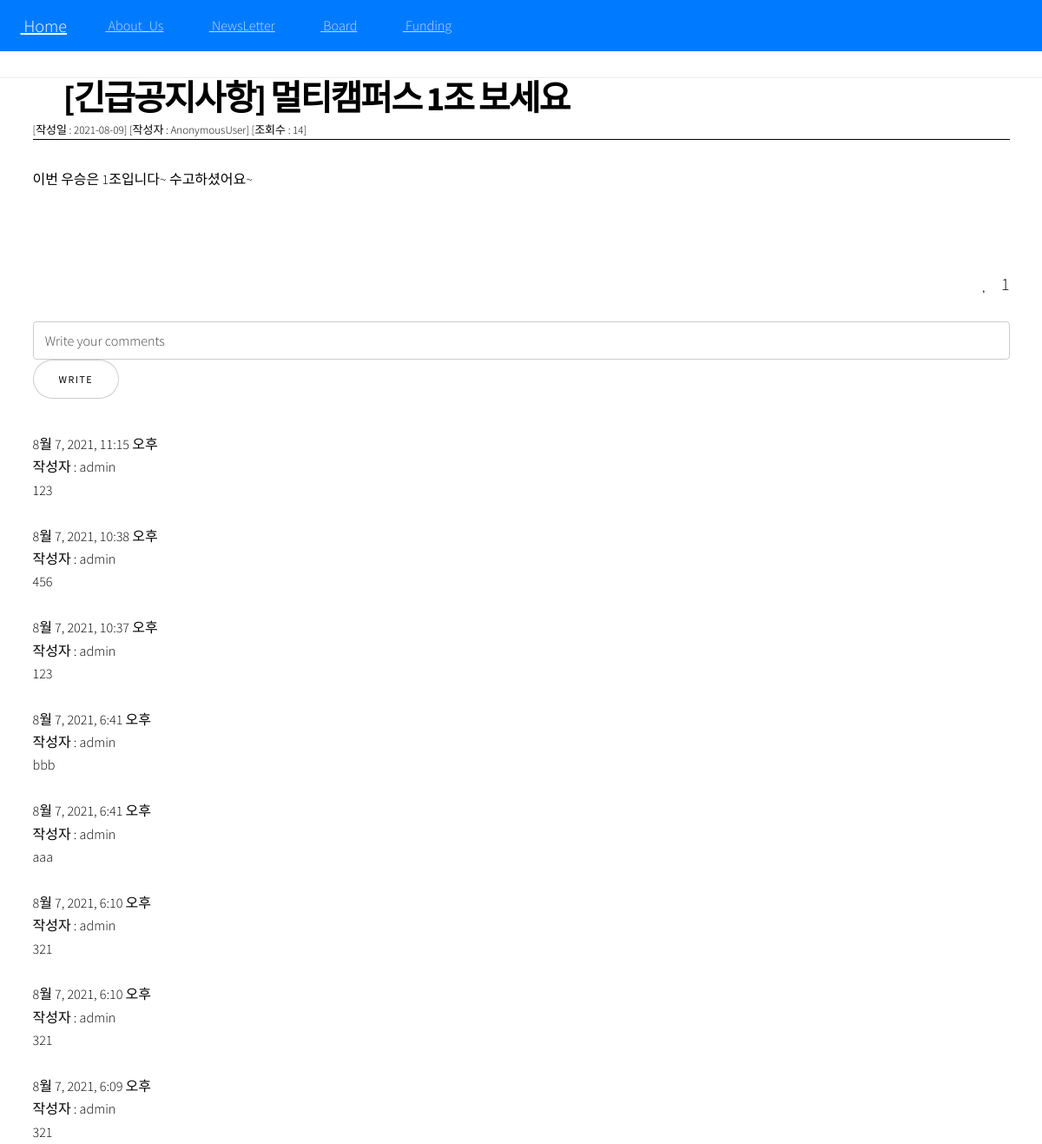
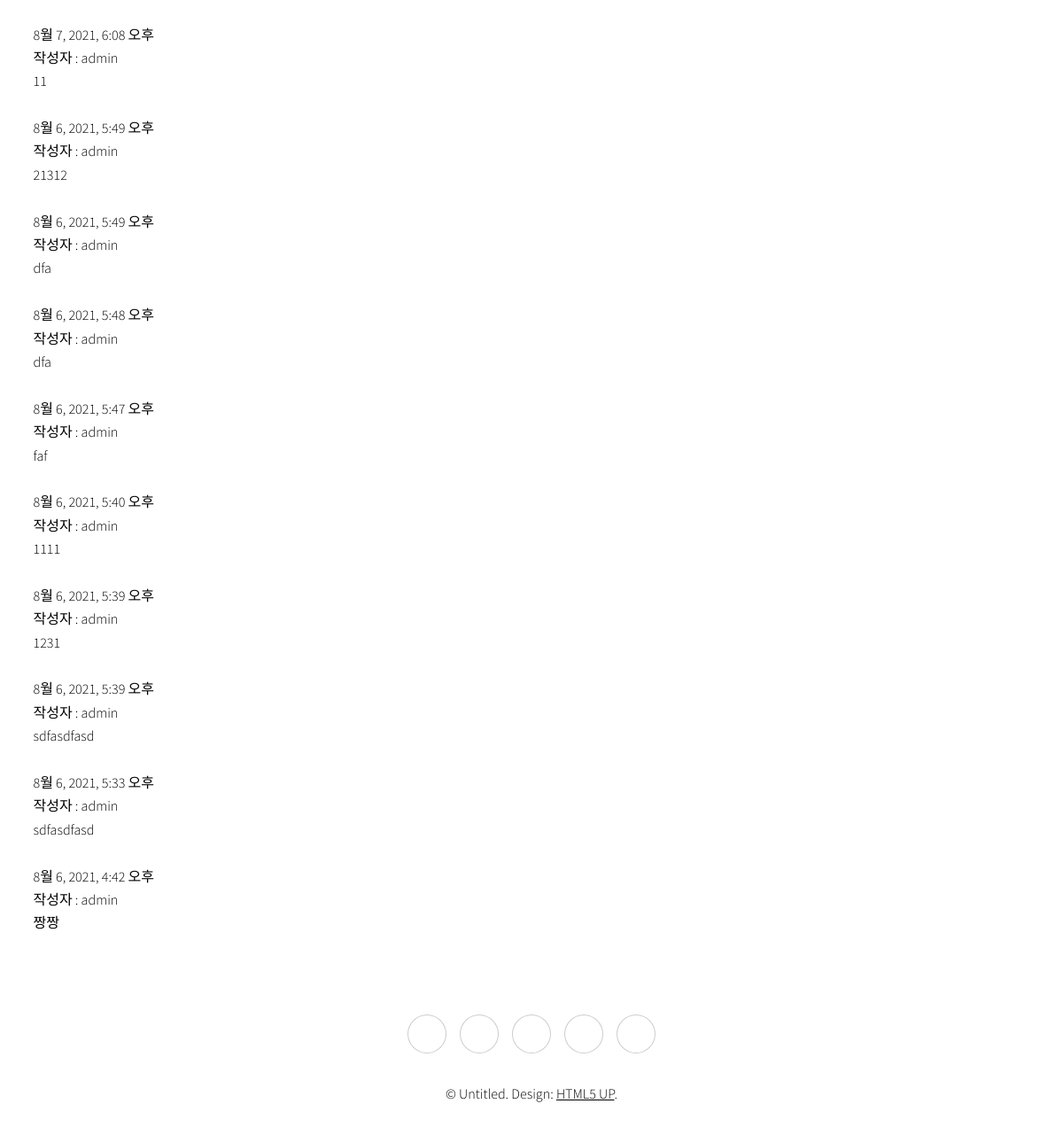
Screenshot of /board/13/ with the database file from the repository (2 pictures, top to bottom).
### board/models.py (models this page shows, shortened)
class Post(models.Model):
    title = models.CharField(verbose_name='TITLE', max_length=50)
    description = models.CharField('DESCRIPTION', max_length=100, blank=True,
    help_text='simple description text.')
    content = models.TextField('CONTENT')
    create_dt = models.DateTimeField('CREATE DATE', auto_now_add=True)
    modify_dt = models.DateTimeField('MODIFY DATE', auto_now=True)
    user = models.ForeignKey(User,on_delete=models.CASCADE,
        verbose_name='USER', blank=True, null=True)
    hits = models.PositiveIntegerField("조회수",default=0)
    like = models.ManyToManyField(settings.AUTH_USER_MODEL, related_name="like_posts", blank=True)
    class Meta:
        verbose_name = 'post'
        verbose_name_plural = 'posts'
        db_table = 'board_posts'
        ordering = ('-create_dt',)
    def save(self,*args,**kwargs):
        super().save(*args,**kwargs)
    @property
    def hits_count(self):
        self.hits = self.hits + 1
        self.save()

class Comment(models.Model):
    post=models.ForeignKey(Post, on_delete=models.CASCADE, null=True,
        related_name='comments')
    comment_date = models.DateTimeField(auto_now_add=True)
    comment_contents = models.CharField(max_length=200)
    comment_writer= models.ForeignKey(User,on_delete=models.CASCADE, null=True)
    class Meta:
        ordering=['-id']

### board/views.py (the view)
# urls.py: path('<int:pk>/',PostDetailView.as_view(), name="detail"),
class PostDetailView(DetailView):
    model = Post

### board/templates/board/post_detail.html (shortened to what this page needs)
{% extends 'base.html' %}
{% load bootstrap4 %}
{% block content%}
<div class="container">
    <h1 style=" font-size:40px; font-weight: bold; margin-bottom: 0px;"><i class="fas fa-fish"></i> {{object.title}}
    </h1>
    <P style="font-size:13px; margin-top:2px; border-bottom: 1px solid black;">
    [작성일 : {{object.modify_dt|date:"Y-m-d"}}] [작성자 : {{user}}] [조회수 : {{object.hits}}]</P>
    <div>
        {% autoescape off %}
        {{ object.content }}
        {% endautoescape%}
    </div>
    <div class="text-right">
        {% if user.is_active %}
            {% if user in post.like.all %}
                <a href="{% url 'board:like' post.id %}" >
                <i class="fas fa-heart"></i>
            {% else %}
                <a href="{% url 'board:like' post.id %}" >
                <i class="far fa-heart"></i>
            {% endif %}
        </a>
        <span style="font-size:20px; margin-left:8px">{{post.like.count}}</span>
        {% else %}
            <i class="far fa-heart mr-2"></i><span style="font-size:20px; margin-left:8px">{{post.like.count}}</span>
        {% endif %}
    </div>
    <br>
    <form action="{% url 'board:comment' post.pk %}" method="POST" id="f1" >
        <input type="text" name="content" placeholder="Write your comments">
        {% if user.is_active %}
            <input type="submit" value="Write"/>
        {% else %}
            <a href="{% url 'login' %}" class="button  smooth-scroll-middle">Write</a>
        {% endif %}
    </form>
    {% for comment in post.comments.all %}
        <div class="comment">
            <div class="date">{{comment.comment_date}}</div>
            <p style="margin-bottom:0px">작성자 : {{comment.comment_writer}}</p>
            <p style="margin-bottom:0px">{{comment.comment_contents}}</p>
        </div>
        <br>
    {%empty%}
        <p>No comment</p>
    {% endfor %}
</div>
{% endblock %}

### rows the page displays
Post: title "[긴급공지사항] 멀티캠퍼스 1조 보세요", modify_dt "2021-08-09", hits "14", content "이번 우승은 1조입니다~ 수고하셨어요~", like.count "1"
Comment: comment_date "8월 7, 2021, 11:15 오후", comment_writer "admin", comment_contents "123"
Comment: comment_date "8월 7, 2021, 10:38 오후", comment_writer "admin", comment_contents "456"
Comment: comment_date "8월 7, 2021, 10:37 오후", comment_writer "admin", comment_contents "123"
Comment: comment_date "8월 7, 2021, 6:41 오후", comment_writer "admin", comment_contents "bbb"
Comment: comment_date "8월 7, 2021, 6:41 오후", comment_writer "admin", comment_contents "aaa"
Comment: comment_date "8월 7, 2021, 6:10 오후", comment_writer "admin", comment_contents "321"
Comment: comment_date "8월 7, 2021, 6:10 오후", comment_writer "admin", comment_contents "321"
Comment: comment_date "8월 7, 2021, 6:09 오후", comment_writer "admin", comment_contents "321"
Comment: comment_date "8월 7, 2021, 6:08 오후", comment_writer "admin", comment_contents "11"
Comment: comment_date "8월 6, 2021, 5:49 오후", comment_writer "admin", comment_contents "21312"
Comment: comment_date "8월 6, 2021, 5:49 오후", comment_writer "admin", comment_contents "dfa"
Comment: comment_date "8월 6, 2021, 5:48 오후", comment_writer "admin", comment_contents "dfa"
Comment: comment_date "8월 6, 2021, 5:47 오후", comment_writer "admin", comment_contents "faf"
Comment: comment_date "8월 6, 2021, 5:40 오후", comment_writer "admin", comment_contents "1111"
Comment: comment_date "8월 6, 2021, 5:39 오후", comment_writer "admin", comment_contents "1231"
Comment: comment_date "8월 6, 2021, 5:39 오후", comment_writer "admin", comment_contents "sdfasdfasd"
Comment: comment_date "8월 6, 2021, 5:33 오후", comment_writer "admin", comment_contents "sdfasdfasd"
Comment: comment_date "8월 6, 2021, 4:42 오후", comment_writer "admin", comment_contents "짱짱"

### other values shown
{{ user }} "AnonymousUser"
